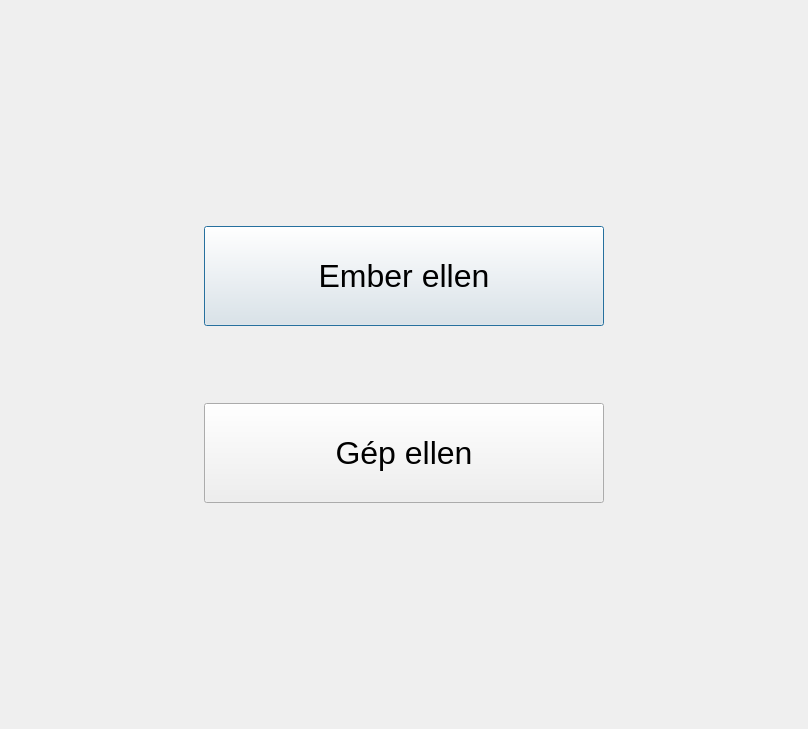
<?xml version="1.0" encoding="UTF-8"?>
<ui version="4.0">
 <class>HumanOrMachine</class>
 <widget class="QDialog" name="HumanOrMachine">
  <property name="geometry">
   <rect>
    <x>0</x>
    <y>0</y>
    <width>808</width>
    <height>729</height>
   </rect>
  </property>
  <property name="windowTitle">
   <string>sakk</string>
  </property>
  <layout class="QHBoxLayout" name="horizontalLayout_2">
   <item>
    <layout class="QHBoxLayout" name="horizontalLayout">
     <item>
      <spacer name="horizontalSpacer">
       <property name="orientation">
        <enum>Qt::Horizontal</enum>
       </property>
       <property name="sizeHint" stdset="0">
        <size>
         <width>40</width>
         <height>20</height>
        </size>
       </property>
      </spacer>
     </item>
     <item>
      <layout class="QVBoxLayout" name="verticalLayout">
       <item>
        <spacer name="verticalSpacer_4">
         <property name="orientation">
          <enum>Qt::Vertical</enum>
         </property>
         <property name="sizeHint" stdset="0">
          <size>
           <width>20</width>
           <height>40</height>
          </size>
         </property>
        </spacer>
       </item>
       <item>
        <spacer name="verticalSpacer_3">
         <property name="orientation">
          <enum>Qt::Vertical</enum>
         </property>
         <property name="sizeHint" stdset="0">
          <size>
           <width>20</width>
           <height>40</height>
          </size>
         </property>
        </spacer>
       </item>
       <item>
        <spacer name="verticalSpacer_2">
         <property name="orientation">
          <enum>Qt::Vertical</enum>
         </property>
         <property name="sizeHint" stdset="0">
          <size>
           <width>20</width>
           <height>40</height>
          </size>
         </property>
        </spacer>
       </item>
       <item>
        <widget class="QPushButton" name="pushButton">
         <property name="minimumSize">
          <size>
           <width>0</width>
           <height>100</height>
          </size>
         </property>
         <property name="font">
          <font>
           <pointsize>24</pointsize>
          </font>
         </property>
         <property name="text">
          <string>Ember ellen</string>
         </property>
        </widget>
       </item>
       <item>
        <spacer name="verticalSpacer">
         <property name="orientation">
          <enum>Qt::Vertical</enum>
         </property>
         <property name="sizeHint" stdset="0">
          <size>
           <width>20</width>
           <height>40</height>
          </size>
         </property>
        </spacer>
       </item>
       <item>
        <widget class="QPushButton" name="pushButton_2">
         <property name="minimumSize">
          <size>
           <width>400</width>
           <height>100</height>
          </size>
         </property>
         <property name="font">
          <font>
           <pointsize>24</pointsize>
          </font>
         </property>
         <property name="text">
          <string>Gép ellen</string>
         </property>
        </widget>
       </item>
       <item>
        <spacer name="verticalSpacer_5">
         <property name="orientation">
          <enum>Qt::Vertical</enum>
         </property>
         <property name="sizeHint" stdset="0">
          <size>
           <width>20</width>
           <height>40</height>
          </size>
         </property>
        </spacer>
       </item>
       <item>
        <spacer name="verticalSpacer_6">
         <property name="orientation">
          <enum>Qt::Vertical</enum>
         </property>
         <property name="sizeHint" stdset="0">
          <size>
           <width>20</width>
           <height>40</height>
          </size>
         </property>
        </spacer>
       </item>
       <item>
        <spacer name="verticalSpacer_7">
         <property name="orientation">
          <enum>Qt::Vertical</enum>
         </property>
         <property name="sizeHint" stdset="0">
          <size>
           <width>20</width>
           <height>40</height>
          </size>
         </property>
        </spacer>
       </item>
      </layout>
     </item>
     <item>
      <spacer name="horizontalSpacer_2">
       <property name="orientation">
        <enum>Qt::Horizontal</enum>
       </property>
       <property name="sizeHint" stdset="0">
        <size>
         <width>40</width>
         <height>20</height>
        </size>
       </property>
      </spacer>
     </item>
    </layout>
   </item>
  </layout>
 </widget>
 <resources/>
 <connections/>
</ui>
